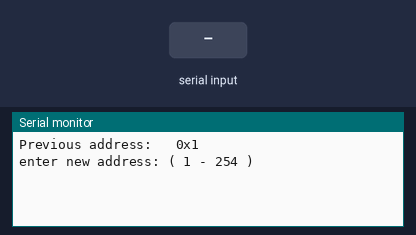
Bench run of a sketch on a simulated Arduino Uno, built with avr-gcc and run on an emulated ATmega328P. On the bench: the last lines printed to the serial monitor. Inputs (shaded band) come from the test bench.

Above: at 1.2 s.
1.3 s: "90,45\n" received over Serial
At 3.3 s:
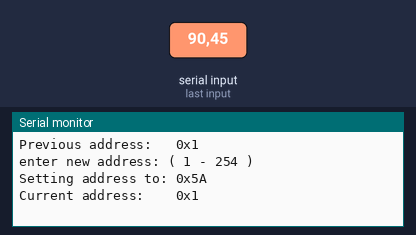
At 8.3 s:
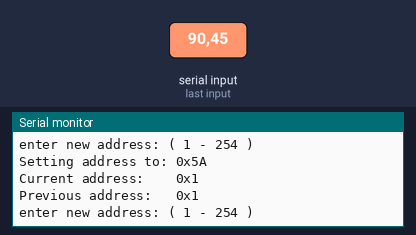

Measured:
- after the input at 1.3 s, the serial monitor: prints a new line after 1.0 s (image 1)

The sketch:

PZEMChangeAddress.ino
```cpp
// (licence header left out)
#include <PZEM004Tv30.h>


#if !defined(PZEM_RX_PIN) && !defined(PZEM_TX_PIN)  // look on build_flags for other pin ex: PZEM_RX_PIN=4 -D PZEM_TX_PIN=5 for wemos and lolin
#define PZEM_RX_PIN 16
#define PZEM_TX_PIN 17
#endif

#if !defined(PZEM_SERIAL)
#define PZEM_SERIAL Serial2
#endif

/* Hardware Serial2 is only available on certain boards.
 * For example the Arduino MEGA 2560
*/
#if defined(USE_SOFTWARE_SERIAL)
#include <SoftwareSerial.h>
/*************************
 *  Use SoftwareSerial for communication
 * ---------------------
 *
 * The ESP32 platform does not support the SoftwareSerial as of now
 * Here we initialize the PZEM on SoftwareSerial with RX/TX pins PZEM_RX_PIN and PZEM_TX_PIN
 */
SoftwareSerial pzemSWSerial(PZEM_RX_PIN, PZEM_TX_PIN);
PZEM004Tv30 pzem(pzemSWSerial);

#elif defined(ESP32)
/*************************
 *  ESP32 initialization
 * ---------------------
 *
 * The ESP32 HW Serial interface can be routed to any GPIO pin
 * Here we initialize the PZEM on PZEM_SERIAL with RX/TX pins PZEM_RX_PIN and PZEM_TX_PIN
 */
PZEM004Tv30 pzem(PZEM_SERIAL, PZEM_RX_PIN, PZEM_TX_PIN);

#else
/*************************
 *  Arduino/ESP8266 initialization
 * ---------------------
 *
 * Not all Arduino boards come with multiple HW Serial ports.
 * Serial2 is for example available on the Arduino MEGA 2560 but not Arduino Uno!
 * The ESP32 HW Serial interface can be routed to any GPIO pin
 * Here we initialize the PZEM on PZEM_SERIAL with default pins
 */
PZEM004Tv30 pzem(PZEM_SERIAL);

#endif

/*******************************************
 * Set your address over here..
 * The address can be between 0x01 and 0xF7
 *******************************************/
#if !defined(SET_ADDRESS)
#define SET_ADDRESS 0x2
#endif


String reading;

void setup() {
  Serial.begin(115200);
}

void loop() {
    static uint8_t addr = SET_ADDRESS;

    // Print out current custom address
    Serial.print("Previous address:   0x");
    Serial.println(pzem.readAddress(), HEX);

    Serial.println("enter new address: ( 1 - 254 )");     //Prompt User for input
    while (Serial.available()==0) {}            //Wait for user input
    reading = Serial.readString();                 //Read user input and hold it in a variable
    int intread = reading.toInt();
        addr = intread;


    // Set the custom address
    Serial.print("Setting address to: 0x");
    Serial.println(addr, HEX);
    if(!pzem.setAddress(addr))
    {
      // Setting custom address failed. Probably no PZEM connected
      Serial.println("Error setting address.");
    } else {
      // Print out the new custom address
      Serial.print("Current address:    0x");
      Serial.println(pzem.readAddress(), HEX);
      Serial.println();
    }


    delay(5000);
}
```
